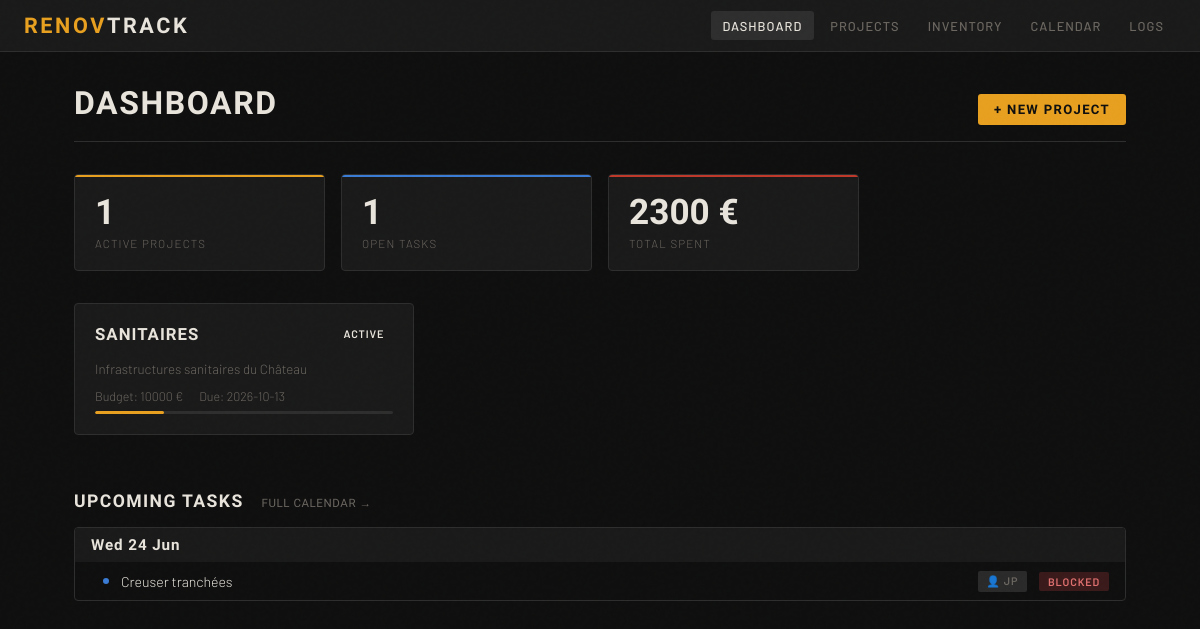
The page / on the database its author committed.
### app/models/models.py (models this page shows)
class ProjectBase(SQLModel):
    name: str
    description: Optional[str] = None
    status: str = "planning"  # planning | active | on_hold | done
    budget_total: float = 0.0
    start_date: Optional[date] = None
    estimated_end_date: Optional[date] = None

class Project(ProjectBase, table=True):
    id: Optional[int] = Field(default=None, primary_key=True)
    building_id: int = Field(foreign_key="building.id")
    created_at: datetime = Field(default_factory=datetime.utcnow)
    building: Building = Relationship(back_populates="projects")
    zones: List["Zone"] = Relationship(back_populates="project")
    tasks: List["Task"] = Relationship(back_populates="project")
    inventory_items: List["InventoryItem"] = Relationship(back_populates="project")
    expenses: List["Expense"] = Relationship(back_populates="project")
    daily_logs: List["DailyLog"] = Relationship(back_populates="project")

class TaskBase(SQLModel):
    title: str
    description: Optional[str] = None
    status: str = "todo"  # todo | in_progress | blocked | done
    priority: str = "normal"  # low | normal | high | urgent
    assigned_to: Optional[str] = None
    due_date: Optional[date] = None

class Task(TaskBase, table=True):
    id: Optional[int] = Field(default=None, primary_key=True)
    project_id: int = Field(foreign_key="project.id")
    zone_id: Optional[int] = Field(default=None, foreign_key="zone.id")
    parent_task_id: Optional[int] = Field(default=None, foreign_key="task.id")
    created_at: datetime = Field(default_factory=datetime.utcnow)
    project: Optional[Project] = Relationship(back_populates="tasks")
    zone: Optional[Zone] = Relationship(back_populates="tasks")
    daily_logs: List["DailyLog"] = Relationship(
        back_populates="tasks_completed", link_model=DailyLogTaskLink
    )
    inventory_items: List["InventoryItem"] = Relationship(back_populates="linked_task")

### app/routers/pages.py (the view)
@router.get("/")
async def dashboard(request: Request, session: AsyncSession = Depends(get_session)):
    projects_result = await session.execute(select(Project))
    raw_projects = projects_result.scalars().all()
    enriched = []
    for p in raw_projects:
        spent_r = await session.execute(
            select(func.sum(Expense.amount)).where(Expense.project_id == p.id)
        )
        enriched.append(
            ProjectWithStats(
                project=p,
                spent=spent_r.scalar() or 0,
            )
        )
    for p in enriched:
        spent_r = await session.execute(
            select(func.sum(Expense.amount)).where(Expense.project_id == p.project.id)
        )
        p.spent = spent_r.scalar() or 0.0
    upcoming_tasks_result = await session.execute(
        select(Task).where(Task.status != "done").order_by(Task.due_date)
    )
    upcoming_tasks = upcoming_tasks_result.scalars().all()
    active = sum(1 for p in raw_projects if p.status == "active")
    tasks_result = await session.execute(
        select(func.count(Task.id)).where(Task.status != "done")
    )
    open_tasks = tasks_result.scalar() or 0
    spent_result = await session.execute(select(func.sum(Expense.amount)))
    total_spent = spent_result.scalar() or 0
    logs_result = await session.execute(
        select(DailyLog).order_by(DailyLog.date.desc()).limit(5)
    )
    recent_logs = logs_result.scalars().all()
    return templates.TemplateResponse(
        "dashboard.html",
        {
            "request": request,
            "projects": enriched,
            "upcoming_tasks": upcoming_tasks,
            "recent_logs": recent_logs,
            "stats": {
                "active_projects": active,
                "open_tasks": open_tasks,
                "total_spent": total_spent,
            },
        },
    )

### app/templates/dashboard.html (shortened to what this page needs)
{% extends "base.html" %} {% block title %}Dashboard — RenovTrack{% endblock %} {% block content %}
<div class="page-header">
    <h1>Dashboard</h1>
    <a href="/projects/new" class="btn btn-primary">+ New Project</a>
</div>
<div class="grid-3" style="margin-bottom: 2rem">
    <div class="stat-box">
        <div class="stat-value">{{ stats.active_projects }}</div>
        <div class="stat-label">Active Projects</div>
    </div>
    <div class="stat-box blue">
        <div class="stat-value">{{ stats.open_tasks }}</div>
        <div class="stat-label">Open Tasks</div>
    </div>
    <div class="stat-box red">
        <div class="stat-value">{{ "%.0f"|format(stats.total_spent) }} €</div>
        <div class="stat-label">Total Spent</div>
    </div>
</div>
{% if projects %}
<div class="grid-2">
    {% for p in projects %}
    <a href="/projects/{{ p.project.id }}" style="text-decoration: none; color: inherit">
        <div class="card">
            <div
                style="
                    display: flex;
                    justify-content: space-between;
                    align-items: flex-start;
                    margin-bottom: 0.6rem;
                "
            >
                <div class="card-title">{{ p.project.name }}</div>
                <span class="badge badge-{{ p.status }}">{{ p.project.status }}</span>
            </div>
            {% if p.project.description %}
            <p style="font-size: 0.83rem; color: var(--muted); margin-bottom: 0.75rem">
                {{ p.project.description }}
            </p>
            {% endif %}
            <div class="card-meta">
                {% if p.project.budget_total %}
                <span>Budget: {{ "%.0f"|format(p.project.budget_total) }} €</span>
                {% endif %} {% if p.project.estimated_end_date %}
                <span>Due: {{ p.project.estimated_end_date }}</span>
                {% endif %}
            </div>
            <div class="progress-bar">
                <div
                    class="progress-fill"
                    style="width:{{ [p.spent / p.project.budget_total * 100, 100]|min }}%"
                ></div>
            </div>
        </div>
    </a>
    {% endfor %}
</div>
{% else %}
<div class="empty-state">
    <div class="empty-icon">🏗️</div>
    <p>No projects yet. Create your first one to get started.</p>
</div>
{% endif %}
<h2
    style="
        font-family: &quot;Barlow Condensed&quot;, sans-serif;
        font-size: 1.1rem;
        font-weight: 700;
        letter-spacing: 0.08em;
        text-transform: uppercase;
        margin: 2.5rem 0 1rem;
    "
>
    Upcoming Tasks
    <a
        href="/calendar"
        style="
            font-size: 0.72rem;
            color: var(--muted);
            font-weight: 400;
            margin-left: 0.75rem;
            text-decoration: none;
            letter-spacing: 0.05em;
        "
        >Full calendar →</a
    >
</h2>
{% if upcoming_tasks %}
<div style="border: 1px solid var(--border); border-radius: 4px; overflow: hidden">
    {% set ns = namespace(current_date=None) %} {% for task in upcoming_tasks %}  {% if task.due_date != ns.current_date %}  {% set ns.current_date = task.due_date %}
    <div
        style="
            display: flex;
            align-items: center;
            gap: 0.75rem;
            padding: 0.5rem 1rem;
            background: var(--surface);
        "
    >
        <span
            style="font-family:'Barlow Condensed',sans-serif;font-size:0.95rem;font-weight:700;letter-spacing:0.06em;color:{% if task.is_today %}var(--accent){% elif task.is_overdue %}#c05040{% else %}var(--text){% endif %}"
        >
            {{ task.due_date.strftime('%a %d %b') }}
        </span>
    </div>
    {% endif %}
    <a href="/projects/{{ task.project_id }}" style="text-decoration: none; color: inherit">
        <div
            style="
                display: flex;
                align-items: center;
                gap: 0.75rem;
                padding: 0.55rem 1rem 0.55rem 1.75rem;
                transition: background 0.1s;
            "
            onmouseover="this.style.background='#1e1e1e'"
            onmouseout="this.style.background=''"
        >
            <span
                style="width:6px;height:6px;border-radius:50%;flex-shrink:0;background:{% if task.priority == 'urgent' %}#c05040{% elif task.priority == 'high' %}var(--accent){% elif task.priority == 'normal' %}var(--accent2){% else %}var(--muted){% endif %}"
            ></span>
            <span style="flex: 1; font-size: 0.88rem">{{ task.title }}</span>
            <span class="badge badge-todo">👤 {{ task.assigned_to }}</span>
            <span class="badge badge-{{ task.status }}"> {{ task.status }}</span>
        </div>
    </a>
    {% endfor %}
</div>
{% else %}
<div style="color: var(--muted); font-size: 0.85rem; padding: 1rem 0">
    No upcoming tasks with a due date.
</div>
{% endif %}
 {% endblock %}

### app/templates/base.html (style rules this page uses)
:root { --bg: #0f0f0f; --surface: #1a1a1a; --border: #2e2e2e; --text: #e8e4dc; --muted: #6b6660; --accent: #e8a020; --accent2: #3a7bd5; --danger: #c0392b; --success: #27ae60; --warn: #e67e22; }
* { box-sizing: border-box; margin: 0; padding: 0; }
body { background: var(--bg); color: var(--text); font-family: "Barlow", sans-serif; font-weight: 300; min-height: 100vh; font-size: 15px; }
body::before { content: ""; position: fixed; inset: 0; pointer-events: none; z-index: 9999; opacity: 0.4; }
.page-header { display: flex; align-items: baseline; justify-content: space-between; margin-bottom: 2rem; padding-bottom: 1rem; border-bottom: 1px solid var(--border); }
.page-header h1 { font-family: "Barlow Condensed", sans-serif; font-size: 2rem; font-weight: 700; letter-spacing: 0.05em; text-transform: uppercase; }
.card { background: var(--surface); border: 1px solid var(--border); border-radius: 4px; padding: 1.25rem; margin-bottom: 1rem; transition: border-color 0.15s; }
.card-title { font-family: "Barlow Condensed", sans-serif; font-size: 1.05rem; font-weight: 600; letter-spacing: 0.06em; text-transform: uppercase; margin-bottom: 0.5rem; }
.card-meta { font-size: 0.78rem; color: var(--muted); display: flex; gap: 1rem; flex-wrap: wrap; }
.grid-2 { display: grid; grid-template-columns: repeat(auto-fill, minmax(300px, 1fr)); gap: 1rem; }
.grid-3 { display: grid; grid-template-columns: repeat(auto-fill, minmax(220px, 1fr)); gap: 1rem; }
.stat-box { background: var(--surface); border: 1px solid var(--border); border-radius: 4px; padding: 1.25rem; position: relative; overflow: hidden; }
.stat-box::before { content: ""; position: absolute; top: 0; left: 0; right: 0; height: 2px; background: var(--accent); }
.stat-box.blue::before { background: var(--accent2); }
.stat-box.red::before { background: var(--danger); }
.stat-value { font-family: "Barlow Condensed", sans-serif; font-size: 2.2rem; font-weight: 700; line-height: 1; color: var(--text); }
.stat-label { font-size: 0.72rem; letter-spacing: 0.1em; text-transform: uppercase; color: var(--muted); margin-top: 0.35rem; }
.badge { display: inline-block; font-size: 0.68rem; font-weight: 600; letter-spacing: 0.08em; text-transform: uppercase; padding: 0.2rem 0.55rem; border-radius: 2px; }
.badge-todo { background: #2a2a2a; color: var(--muted); }
.badge-blocked { background: #3a1a1a; color: #e07070; }
.btn { display: inline-flex; align-items: center; gap: 0.4rem; font-family: "Barlow Condensed", sans-serif; font-weight: 600; font-size: 0.82rem; letter-spacing: 0.1em; text-transform: uppercase; padding: 0.5rem 1rem; border-radius: 3px; border: none; cursor: pointer; text-decoration: none; transition: all 0.15s; }
.btn-primary { background: var(--accent); color: #0f0f0f; }
.progress-bar { height: 3px; background: var(--border); border-radius: 2px; overflow: hidden; margin-top: 0.5rem; }
.progress-fill { height: 100%; background: var(--accent); border-radius: 2px; transition: width 0.3s; }

### rows shown on the page
Project: project.name "SANITAIRES", project.status "ACTIVE", project.description "Infrastructures sanitaires du Château", project.budget_total "10000", project.estimated_end_date "2026-10-13"
Task: due_date "Wed 24 Jun", title "Creuser tranchées", assigned_to "JP", status "BLOCKED"

### other values the page prints
{{ stats.active_projects }} "1"
{{ stats.open_tasks }} "1"
{{ "%.0f"|format(stats.total_spent) }} "2300"
